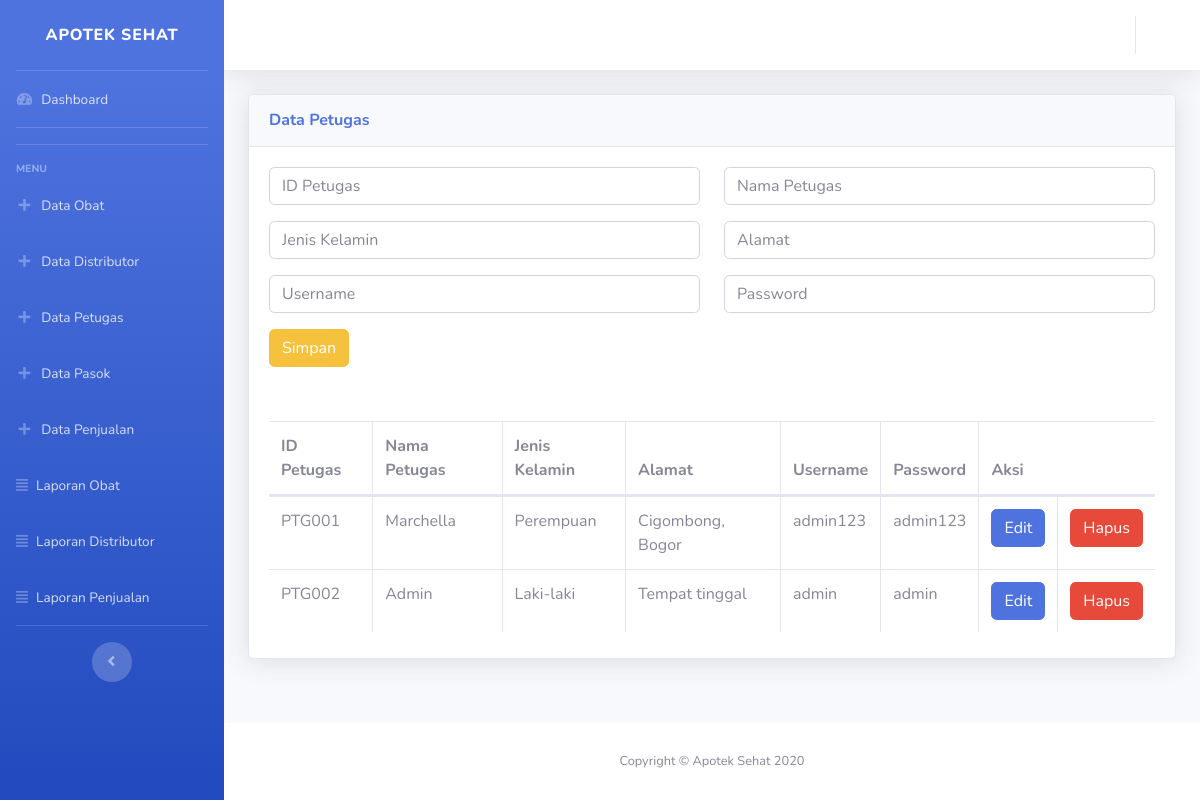
The page /dashboard.php?menu=petugas on the database its author committed.
### tables this page shows
CREATE TABLE `tb_petugas` (
  `id_petugas` varchar(15) NOT NULL,
  `nama_petugas` varchar(100) DEFAULT NULL,
  `jk` varchar(50) DEFAULT NULL,
  `alamat` text,
  `username` varchar(100) DEFAULT NULL,
  `password` varchar(100) DEFAULT NULL
);

### petugas.php (the view, shortened to what this page needs)
<?php
include "config/koneksi.php";
 ?>
          <div class="card shadow mb-4">
            <div class="card-header py-3">
              <h6 class="m-0 font-weight-bold text-primary">Data Petugas</h6>
            </div>
            <div class="card-body">
            <form method="post">
            <div class="form-group">
                <div class="row">
                    <div class="col">
                    <input type="text" name="id_petugas" class="form-control" value="<?php echo $isi['id_petugas'] ?>" placeholder="ID Petugas">
                    </div>
                    <div class="col">
                    <input type="text" name="nama_petugas" class="form-control" placeholder="Nama Petugas" value="<?php echo $isi['nama_petugas'] ?>">
                    </div>
                </div>
            </div>
            <div class="form-group">
                <div class="row">
                    <div class="col">
                    <input class="form-control" type="text" name="jk" placeholder="Jenis Kelamin" value="<?php echo $isi['jk'] ?>">
                    </div>
                    <div class="col">
                    <input class="form-control" name="alamat" placeholder="Alamat" value="<?php echo$isi['alamat'] ?>">
                    </div>
                </div>
            </div>
            <div class="form-group">
              <div class="row">
                <div class="col">
                  <input type="text" name="username" class="form-control" placeholder="Username" value="<?php echo $isi['username'] ?>">
                </div>
                <div class="col">
                  <input type="password" name="password" class="form-control" placeholder="Password" value="<?php echo $isi['password'] ?>">
                </div>
              </div>
            </div>
            <?php if(isset($_GET['edit'])){ ?>
                <td><input type="submit" class="btn btn-warning" name="update" value="UPDATE"></td>
            <?php }else{ ?>
                <td><input type="submit" class="btn btn-warning" name="simpan" value="Simpan"></td>
            <?php } ?>
            </form>
            <br><br>
              <div class="table-responsive">
                <table class="table table-bordered" id="dataTable" width="100%" cellspacing="0">
                  <thead>
                    <tr>
                      <th>ID Petugas</th>
                      <th>Nama Petugas</th>
                      <th>Jenis Kelamin</th>
                      <th>Alamat</th>
                      <th>Username</th>
                      <th>Password</th>
                      <th colspan="2">Aksi</th>
                    </tr>
                  </thead>
                  <tbody>
                    <?php
                      $sql = mysqli_query($con, "SELECT * FROM tb_petugas");
                      while($r=mysqli_fetch_array($sql)){
                     ?>
                     <tr>
                       <td><?php echo $r['id_petugas'] ?></td>
                       <td><?php echo $r['nama_petugas'] ?></td>
                       <td><?php echo $r['jk'] ?></td>
                       <td><?php echo $r['alamat'] ?></td>
                       <td><?php echo $r['username'] ?></td>
                       <td><?php echo $r['password'] ?></td>
                       <td><a class="btn btn-primary" href="?menu=petugas&edit&id=<?php echo $r['id_petugas'] ?>">Edit</a></td>
                       <td><a class="btn btn-danger" href="?menu  =petugas&hapus&id=<?php echo $r['id_petugas'] ?>" onClick="return confirm('Anda Yakin?')">Hapus</a></td>
                     </tr>
                   <?php } ?>
                  </tbody>
                </table>
              </div>
            </div>
          </div>

### dashboard.php (shortened to what this page needs)
<?php
include "config/koneksi.php";
?>
<!DOCTYPE html>
<html lang="en">
<head>
  <link href="vendor/fontawesome-free/css/all.min.css" rel="stylesheet" type="text/css">
  <link href="css/sb-admin-2.min.css" rel="stylesheet">
  <link href="vendor/datatables/dataTables.bootstrap4.min.css" rel="stylesheet">
</head>
<body id="page-top">
  <div id="wrapper">
    <ul class="navbar-nav bg-gradient-primary sidebar sidebar-dark accordion" id="accordionSidebar">
      <a class="sidebar-brand d-flex align-items-center justify-content-center" href="dashboard.php">
        <div class="sidebar-brand-text mx-3">Apotek Sehat</div>
      </a>
      <hr class="sidebar-divider my-0">
      <li class="nav-item">
        <a class="nav-link" href="dashboard.php">
          <i class="fas fa-fw fa-tachometer-alt"></i>
          <span>Dashboard</span></a>
      </li>
      <hr class="sidebar-divider">
      <hr class="sidebar-divider">
      <div class="sidebar-heading">
        Menu
      </div>
      <li class="nav-item">
        <a class="nav-link" href="?menu=obat">
          <i class="fas fa-fw fa-plus"></i>
          <span>Data Obat</span></a>
        <a class="nav-link" href="?menu=distributor">
          <i class="fas fa-fw fa-plus"></i>
          <span>Data Distributor</span></a>
        <a class="nav-link" href="?menu=petugas">
          <i class="fas fa-fw fa-plus"></i>
          <span>Data Petugas</span></a>
        <a class="nav-link" href="?menu=pasok">
          <i class="fas fa-fw fa-plus"></i>
          <span>Data Pasok</span></a>
        <a class="nav-link" href="?menu=penjualan">
          <i class="fas fa-fw fa-plus"></i>
          <span>Data Penjualan</span></a>
        <a class="nav-link" href="?menu=laporan">
          <i class="fas fa-align-justify"></i>
        <span>Laporan Obat</span></a>
        <a class="nav-link" href="?menu=lapdis">
          <i class="fas fa-align-justify"></i>
        <span>Laporan Distributor</span></a>
        <a class="nav-link" href="?menu=lapen">
          <i class="fas fa-align-justify"></i>
          <span>Laporan Penjualan</span></a>
      </li>
      <hr class="sidebar-divider d-none d-md-block">
      <div class="text-center d-none d-md-inline">
        <button class="rounded-circle border-0" id="sidebarToggle"></button>
      </div>
    </ul>
    <div id="content-wrapper" class="d-flex flex-column">
      <div id="content">
        <nav class="navbar navbar-expand navbar-light bg-white topbar mb-4 static-top shadow">
          <ul class="navbar-nav ml-auto">
            <li class="nav-item dropdown no-arrow">
              <a class="nav-link dropdown-toggle" href="#" id="userDropdown" role="button" data-toggle="dropdown" aria-haspopup="true" aria-expanded="false">
              </a>
            </li>
          </ul>
        </nav>
        <div class="container-fluid">
        <?php
            switch (@$_GET['menu']) {
              case 'petugas';
              include 'petugas.php';
              break;
            }
        ?>
        </div>
      </div>
      <footer class="sticky-footer bg-white">
        <div class="container my-auto">
          <div class="copyright text-center my-auto">
            <span>Copyright &copy; Apotek Sehat 2020</span>
          </div>
        </div>
      </footer>
    </div>
  </div>
</body>
</html>

### rows shown on the page
tb_petugas: id_petugas "PTG001", nama_petugas "Marchella", jk "Perempuan", alamat "Cigombong, Bogor", username "admin123", password "admin123"
tb_petugas: id_petugas "PTG002", nama_petugas "Admin", jk "Laki-laki", alamat "Tempat tinggal", username "admin", password "admin"
